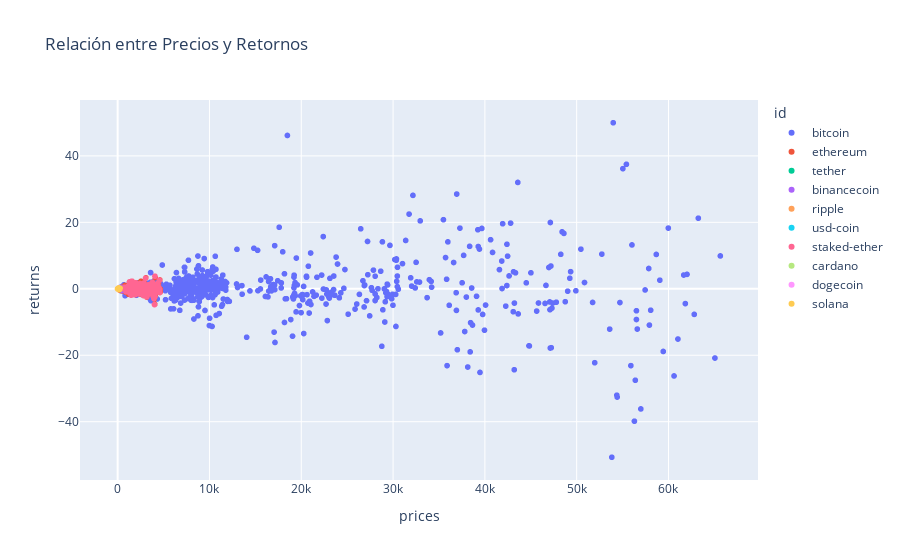

Write notebook code for a chart like this one.
### Code cell
# Ejemplo de scatter plot entre precios y retornos utilizando Plotly Express
fig = px.scatter(combined_coin_df, x='prices', y='returns', color="id", title='Relación entre Precios y Retornos')
fig.show()

### Figure 1 — Plotly figure (JSON) as saved in the notebook; plotly's stock layout.template omitted (floating-point values rounded to 4 significant figures; data arrays with more than 128 entries replaced by an {"elided": "..."} marker saying what was removed)
{"data": [{"hovertemplate": "id=bitcoin<br>prices=%{x}<br>returns=%{y}<extra></extra>", "legendgroup": "bitcoin", "marker": {"color": "#636efa", "symbol": "circle"}, "mode": "markers", "name": "bitcoin", "showlegend": true, "type": "scattergl", "x": {"elided": "982 float values"}, "xaxis": "x", "y": {"elided": "982 float values"}, "yaxis": "y"}, {"hovertemplate": "id=ethereum<br>prices=%{x}<br>returns=%{y}<extra></extra>", "legendgroup": "ethereum", "marker": {"color": "#EF553B", "symbol": "circle"}, "mode": "markers", "name": "ethereum", "showlegend": true, "type": "scattergl", "x": {"elided": "766 float values"}, "xaxis": "x", "y": {"elided": "766 float values"}, "yaxis": "y"}, {"hovertemplate": "id=tether<br>prices=%{x}<br>returns=%{y}<extra></extra>", "legendgroup": "tether", "marker": {"color": "#00cc96", "symbol": "circle"}, "mode": "markers", "name": "tether", "showlegend": true, "type": "scattergl", "x": {"elided": "803 float values"}, "xaxis": "x", "y": {"elided": "803 float values"}, "yaxis": "y"}, {"hovertemplate": "id=binancecoin<br>prices=%{x}<br>returns=%{y}<extra></extra>", "legendgroup": "binancecoin", "marker": {"color": "#ab63fa", "symbol": "circle"}, "mode": "markers", "name": "binancecoin", "showlegend": true, "type": "scattergl", "x": {"elided": "564 float values"}, "xaxis": "x", "y": {"elided": "564 float values"}, "yaxis": "y"}, {"hovertemplate": "id=ripple<br>prices=%{x}<br>returns=%{y}<extra></extra>", "legendgroup": "ripple", "marker": {"color": "#FFA15A", "symbol": "circle"}, "mode": "markers", "name": "ripple", "showlegend": true, "type": "scattergl", "x": {"elided": "955 float values"}, "xaxis": "x", "y": {"elided": "955 float values"}, "yaxis": "y"}, {"hovertemplate": "id=usd-coin<br>prices=%{x}<br>returns=%{y}<extra></extra>", "legendgroup": "usd-coin", "marker": {"color": "#19d3f3", "symbol": "circle"}, "mode": "markers", "name": "usd-coin", "showlegend": true, "type": "scattergl", "x": {"elided": "464 float values"}, "xaxis": "x", "y": {"elided": "464 float values"}, "yaxis": "y"}, {"hovertemplate": "id=staked-ether<br>prices=%{x}<br>returns=%{y}<extra></extra>", "legendgroup": "staked-ether", "marker": {"color": "#FF6692", "symbol": "circle"}, "mode": "markers", "name": "staked-ether", "showlegend": true, "type": "scattergl", "x": {"elided": "253 float values"}, "xaxis": "x", "y": {"elided": "253 float values"}, "yaxis": "y"}, {"hovertemplate": "id=cardano<br>prices=%{x}<br>returns=%{y}<extra></extra>", "legendgroup": "cardano", "marker": {"color": "#B6E880", "symbol": "circle"}, "mode": "markers", "name": "cardano", "showlegend": true, "type": "scattergl", "x": {"elided": "556 float values"}, "xaxis": "x", "y": {"elided": "556 float values"}, "yaxis": "y"}, {"hovertemplate": "id=dogecoin<br>prices=%{x}<br>returns=%{y}<extra></extra>", "legendgroup": "dogecoin", "marker": {"color": "#FF97FF", "symbol": "circle"}, "mode": "markers", "name": "dogecoin", "showlegend": true, "type": "scattergl", "x": {"elided": "922 float values"}, "xaxis": "x", "y": {"elided": "922 float values"}, "yaxis": "y"}, {"hovertemplate": "id=solana<br>prices=%{x}<br>returns=%{y}<extra></extra>", "legendgroup": "solana", "marker": {"color": "#FECB52", "symbol": "circle"}, "mode": "markers", "name": "solana", "showlegend": true, "type": "scattergl", "x": {"elided": "320 float values"}, "xaxis": "x", "y": {"elided": "320 float values"}, "yaxis": "y"}], "layout": {"legend": {"title": {"text": "id"}, "tracegroupgap": 0}, "title": {"text": "Relación entre Precios y Retornos"}, "xaxis": {"anchor": "y", "domain": [0, 1], "title": {"text": "prices"}}, "yaxis": {"anchor": "x", "domain": [0, 1], "title": {"text": "returns"}}}}
